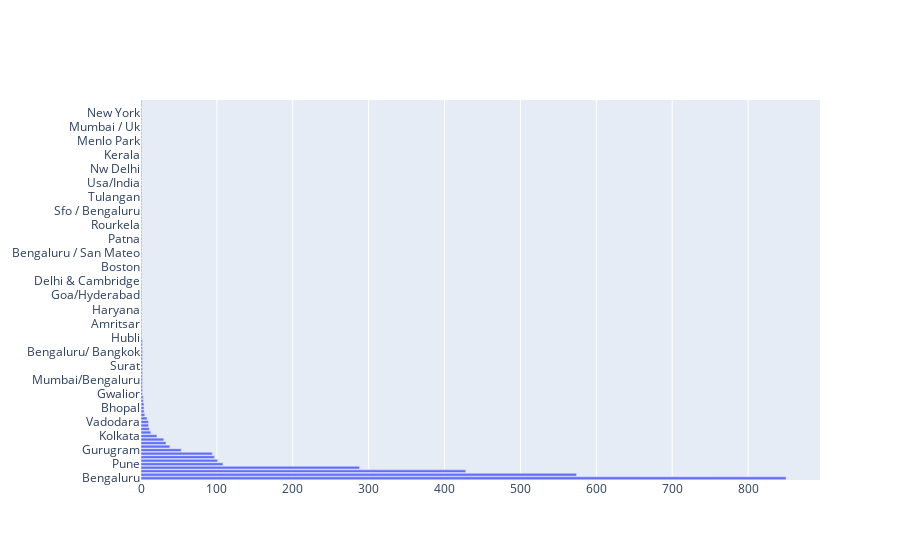

Notebook code cell kept with this figure:
### Code cell
import plotly.graph_objects as go

fig = go.Figure()

fig.add_trace(go.Bar(
    y=a.index,
    x=a,
    name='City Wise Distribution',
                orientation='h'))

fig.show()

### Figure 1 — Plotly figure (JSON) as saved in the notebook; plotly's stock layout.template omitted (floating-point values rounded to 4 significant figures)
{"data": [{"name": "City Wise Distribution", "orientation": "h", "type": "bar", "x": [850, 574, 428, 288, 108, 101, 97, 94, 53, 38, 33, 30, 21, 13, 11, 10, 10, 8, 5, 4, 4, 4, 3, 3, 2, 2, 2, 2, 2, 2, 2, 2, 2, 2, 2, 2, 2, 2, 2, 2, 1, 1, 1, 1, 1, 1, 1, 1, 1, 1, 1, 1, 1, 1, 1, 1, 1, 1, 1, 1, 1, 1, 1, 1, 1, 1, 1, 1, 1, 1, 1, 1, 1, 1, 1, 1, 1, 1, 1, 1, 1, 1, 1, 1, 1, 1, 1, 1, 1, 1, 1, 1, 1, 1, 1, 1, 1, 1, 1, 1, 1, 1, 1, 1, 1, 1, 1, 1], "y": ["Bengaluru", "Mumbai", "New Delhi", "Gurgaon", "Pune", "Hyderabad", "Chennai", "Noida", "Gurugram", "Ahmedabad", "Delhi", "Jaipur", "Kolkata", "Indore", "Chandigarh", "Goa", "Vadodara", "Singapore", "Coimbatore", "Kanpur", "Bhopal", "Pune / Us", "Nagpur", "Faridabad", "Gwalior", "New Delhi / Us", "Kochi", "Kormangala", "Mumbai/Bengaluru", "Agra", "India/Us", "San Francisco", "Surat", "Bengaluru / Sfo", "Trivandrum", "Udaipur", "Bengaluru/ Bangkok", "Udupi", "Ahemadabad", "Siliguri", "Hubli", "Bengaluru / Palo Alto", "Andheri", "Hyderabad/Usa", "Amritsar", "Belgaum", "India", "Ahemdabad", "Haryana", "California", "Gurgaon / Sfo", "Chembur", "Goa/Hyderabad", "Gaya", "Bengaluru / Usa", "Bengaluru And Gurugram", "Delhi & Cambridge", "Bhubaneswar", "Bhubneswar", "Dallas / Hyderabad", "Boston", "Chennai/ Singapore", "Burnsville", "India / Us", "Bengaluru / San Mateo", "Varanasi", "India/Singapore", "Seattle / Bengaluru", "Patna", "Pune / Dubai", "Pune / Singapore", "Pune/Seattle", "Rourkela", "San Francisco/ Bengaluru", "San Jose,", "Santa Monica", "Sfo / Bengaluru", "Jodhpur", "Srinagar", "Taramani", "Tulangan", "Us", "Us/India", "Usa", "Usa/India", "Uttar Pradesh", "Panaji", "Palo Alto", "Nw Delhi", "Noida / Singapore", "Karnataka", "Karur", "Kerala", "Kozhikode", "London", "Lucknow", "Menlo Park", "Missourie", "Mumbai / Global", "Mumbai / Ny", "Mumbai / Uk", "Nairobi", "New Delhi / California", "New Delhi/ Houston", "New York", "New York, Bengaluru", "New York/ India", "Kolkatta"]}], "layout": {}}
